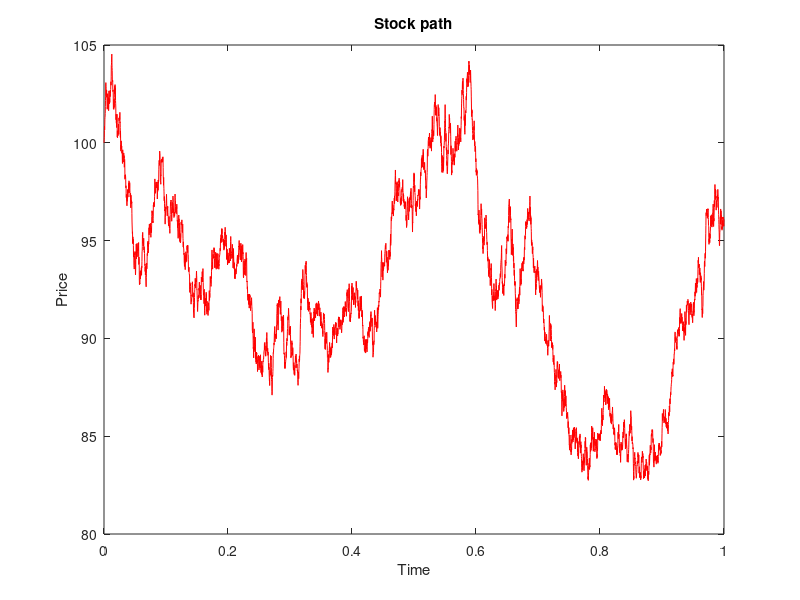

MATLAB code to generate this figure: (Note: this script raises an error after producing the figure.)
clear all
format long
% option parameters:
T = 1;
K = 100;
r = 0.05;
%stock parameters (GBM):
S0 = 100;
mu = 0;
sigma = 0.2;
%DELTA HEDGING OVER MANY SAMPLES:
hedges = 1000;
PnL = zeros(hedges,1); %measure of replication accuracy
for k=1:hedges
N = 5000;
t = linspace(0,T,N+1);
S(1) = S0;
dt = T/N;
%every dt units of time before expiry, ensure you have delta units of stock
%by borrowing/lending. Let us see if the payoff of the option is the same
%as the portfolio at the end.
option = zeros(N+1,1); %option portfolio history through [0,T]
option(1) = blsprice(S0,K,r,T,sigma);
portfolio = zeros(N+1,1); %replicating portfolio history through [0,T]
portfolio(1) = option(1);
dW = sigma*sqrt(dt)*randn(N,1); %precompute wiener increments
for i = 1:N
    %rebalance portfolio using its own wealth (self-financing) N times
    %before expiry.
    delta = blsdelta(S(i),K,r,T-t(i),sigma); % buy delta shares at current price and hold them during [t,t+dt)
    borrow = delta*S(i)-portfolio(i); %use bank to borrow[deposit] the remaining[extra] cash
    S(i+1) = S(i) * exp((mu - 0.5*sigma^2)*dt + dW(i)); %update price path with using exact solution of GBM model
    portfolio(i+1) = delta*S(i+1)-exp(r*dt)*borrow; %update the portfolio value after dt units of time 
    option(i+1) = blsprice(S(i+1),K,r,T-t(i+1),sigma); %update option value too
end
spread = 0; %extra fee to charge on top of the theoretical price 
PnL(k) = spread+portfolio(end)-option(end);
if k == 1 %show specific data of first one only   
    %stock path
    plot(t,S,'r');
    xlabel("Time");
    ylabel("Price");
    title("Stock path");
    hold on
    yline(K,'--');
    legend({'stock price','exercise price'});
    %comparison of option and portfolio paths
    figure
    plot(t,option,'b');
    hold on;
    plot(t,portfolio,'g--');
    xlabel("Time");
    ylabel("Price");
    title("Option Replication with Black Scholes");
    legend({'Call option' ,'Portfolio'});
    fprintf("Hedging error : %2f\n",PnL(1)); %discrete hedging error (difference of observed option payoff and portfolio value at T)
end
% %remarkably, as we increase the rebalancing frequency (higher N) then the
% %pnl distribution looks more degenerate at 0, ideally eliminating the risk of losses in the
% limit. Still for finite rebalancing, we could study what spread to add to be 99% confident that
% the error not "eat up" all profits. 
%Future work: 
%Determine the minimal spread to charge
%Use other underlying models (stochastic volatility, OU process)
%Include trading costs 

end
%approximate statistical distribution of the replication error for a finite
%rebalance frequency:
figure 
histogram(PnL, 'Normalization', 'probability')
title("Distribution of Delta Hedging Error");
xlabel("P&L");
ylabel("Frequency");
mean(PnL)
var(PnL)
pnl_approximate_deviation = (sqrt(0.25*pi)*blsvega(S0,K,r,T,sigma)*sigma)/(sqrt(N)); %I found that the approximate deviation of the PnL
%the convergence is like sqrt(h)so pretty slow. If you rebalance four times
%as frequently the deviation of the error is halved.
% 
